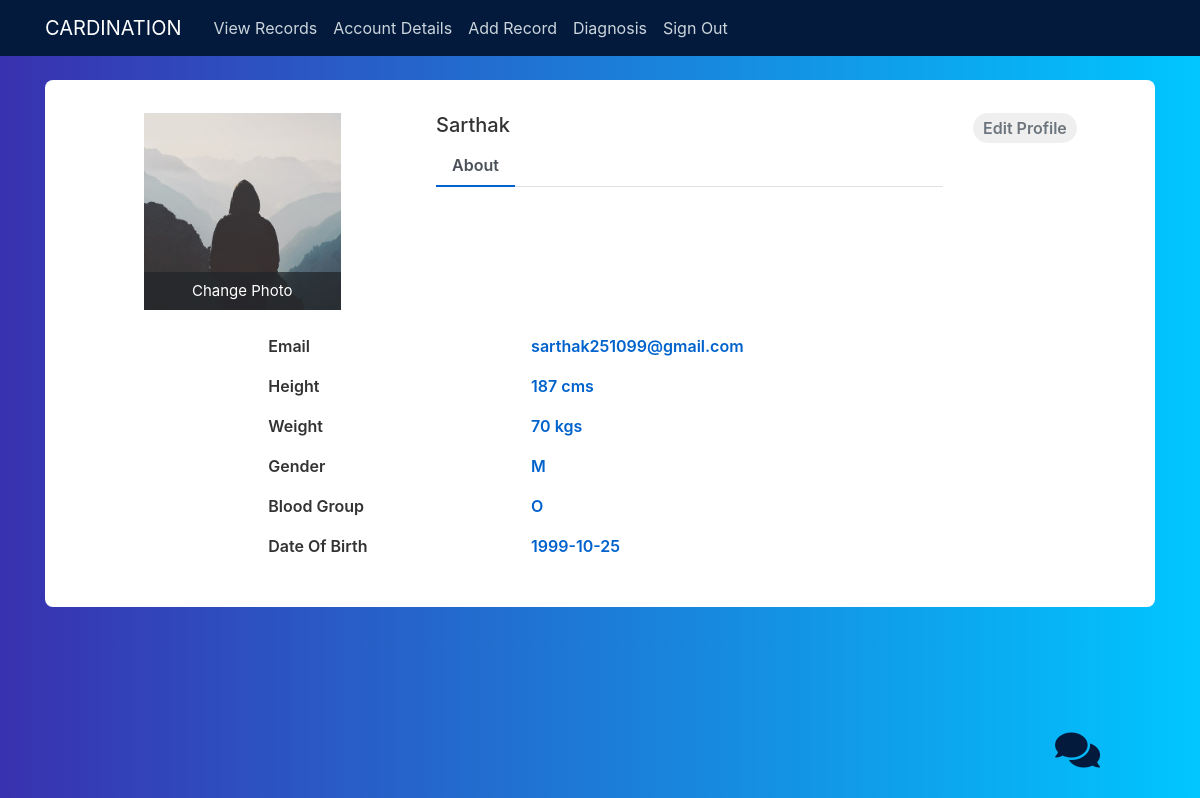
The page /accountPat (signed in) on the database its author committed.
### cardination/models.py (models this page shows, shortened)
class Patient(db.Model):
    id = db.Column(db.Integer,db.ForeignKey('user.id'), primary_key = True)
    username = db.Column(db.String(20), unique = True, nullable = False)
    email = db.Column(db.String(120), unique = True, nullable = False)
    image_file = db.Column(db.String(20), nullable = False, default = 'default.jpg')
    password = db.Column(db.String(60), nullable = False)
    weight = db.Column(db.Integer, unique = False, nullable = True)
    height = db.Column(db.Integer, unique = False, nullable = True)
    gender = db.Column(db.String(1), unique = False, nullable = False)
    bloodgroup = db.Column(db.String(10), unique = False, nullable = True)
    dob = db.Column(db.String(20), unique = False, nullable = True)
    records = db.relationship('Record',backref='patient',lazy=True)

### cardination/patient/routes.py (the view)
@patient.route("/accountPat")
@login_required(role = 'Patient')
def accountPat():
    pat = Patient.query.filter_by(id=current_user.id).first()
    if pat:
        image_file=url_for('static',filename='profile_pic/'+ Patient.query.filter_by(id=current_user.id).first().image_file)
        return render_template('accountPat.html',image_file=image_file, pat=pat)

### cardination/main/utils.py (called while the page is built)
def login_required(role="ANY"):
    def wrapper(fn):
        @wraps(fn)
        def decorated_view(*args, **kwargs):
            if not current_user.is_authenticated:
              return login_manager.unauthorized()
            if ((current_user.urole != role) and (role != "ANY")):
                return login_manager.unauthorized()
            return fn(*args, **kwargs)
        return decorated_view
    return wrapper

### cardination/models.py (called while the page is built)
@login_manager.user_loader
def load_user(user_id):
    return User.query.get(int(user_id))

### cardination/templates/accountPat.html (shortened to what this page needs)
{% extends "layout.html" %}
{% block content %}
<div class="container emp-profile">
<div class="row">
    <div class="col-md-4">
        <div class="profile-img">
            <img src="{{ image_file }}" alt="Profile picture">
            <div class="file btn btn-lg btn-primary">
                Change Photo
            </div>
        </div>
    </div>
    <div class="col-md-6">
        <div class="profile-head">
                    <h5>
                        {{ pat.username }}
                    </h5>
            <ul class="nav nav-tabs" id="myTab" role="tablist">
                <li class="nav-item">
                    <a class="nav-link active" id="home-tab" data-toggle="tab" href="#home" role="tab" aria-controls="home" aria-selected="true">About</a>
                </li>
            </ul>
        </div>
    </div>
    <div class="col-md-2">
        <input type="submit" class="profile-edit-btn" name="btnAddMore" value="Edit Profile"/>
    </div>
</div>
<div class="row">
    <div class="col-md-8">
        <div style="margin-left:190px;" class="tab-content profile-tab" id="myTabContent">
            <div class="tab-pane fade show active" id="home" role="tabpanel" aria-labelledby="home-tab">
                        <div class="row">
                            <div class="col-md-6">
                                <label>Email</label>
                            </div>
                            <div class="col-md-6">
                                <p>{{ pat.email }}</p>
                            </div>
                        </div>
                        <div class="row">
                            <div class="col-md-6">
                                <label>Height</label>
                            </div>
                            <div class="col-md-6">
                                <p>{{ pat.height }} cms</p>
                            </div>
                        </div>
                        <div class="row">
                            <div class="col-md-6">
                                <label>Weight</label>
                            </div>
                            <div class="col-md-6">
                                <p>{{ pat.weight }} kgs</p>
                            </div>
                        </div>
                        <div class="row">
                            <div class="col-md-6">
                                <label>Gender</label>
                            </div>
                            <div class="col-md-6">
                                <p>{{ pat.gender }}</p>
                            </div>
                        </div>
                        <div class="row">
                            <div class="col-md-6">
                                <label>Blood Group</label>
                            </div>
                            <div class="col-md-6">
                                <p>{{ pat.bloodgroup }}</p>
                            </div>
                        </div>
                        <div class="row">
                            <div class="col-md-6">
                                <label>Date Of Birth</label>
                            </div>
                            <div class="col-md-6">
                                <p>{{ pat.dob }}</p>
                            </div>
                        </div>
                    </div>
                </div>
            </div>
        </div>
</div>
{% endblock content %}

### cardination/static/main.css (style rules this page uses)
html { scroll-behavior: smooth; }
body { background: #fafafa; color: #333333; margin-top: 5rem; }
h1, h2, h3, h4, h5, h6 { color: #444444; }

### cardination/templates/accountPat.html (style rules this page uses)
body { background: -webkit-linear-gradient(left, #3931af, #00c6ff); }
.emp-profile { padding: 3%; margin-top: 3%; margin-bottom: 3%; border-radius: 0.5rem; background: #fff; }
.profile-img { text-align: center; }
.profile-img img { width: 60%; height: 100%; }
.profile-img .file { position: relative; overflow: hidden; margin-top: -20%; width: 60%; border: none; border-radius: 0; font-size: 15px; background: #212529b8; }
.profile-head h5 { color: #333; }
.profile-edit-btn { border: none; border-radius: 1.5rem; width: 70%; padding: 2%; font-weight: 600; color: #6c757d; cursor: pointer; }
.profile-head .nav-tabs { margin-bottom:5%; }
.profile-head .nav-tabs .nav-link { font-weight:600; border: none; }
.profile-head .nav-tabs .nav-link.active { border: none; border-bottom:2px solid #0062cc; }
.profile-tab label { font-weight: 600; }
.profile-tab p { font-weight: 600; color: #0062cc; }

### rows shown on the page
Patient: username "Sarthak", email "sarthak251099@gmail.com", height "187", weight "70", gender "M", bloodgroup "O", dob "1999-10-25"
